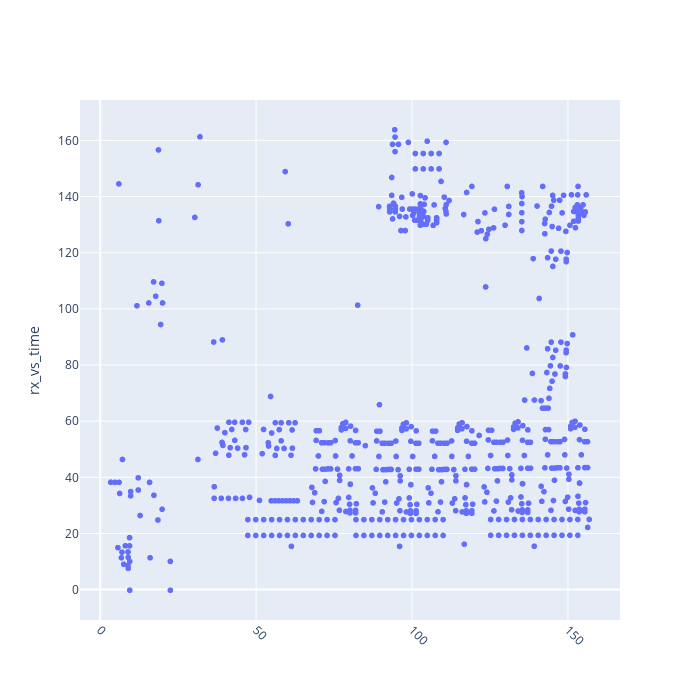

The code cell stored with this chart in its notebook:
### Code cell
draw_comps = go.Scattergl(x=df_top['Ref-X(mm)'], 
                        y=df_top['Ref-Y(mm)'],
                        mode='markers',
                        text=df_top.Designator
                        )
draw_comps_2 = go.Scattergl(x=df_top.iloc[1059:1060]['Ref-X(mm)'], 
                         y=df_top.iloc[1059:1060]['Ref-Y(mm)'],
                        mode='markers'
                        )
data = [draw_comps, draw_comps_2]

# Useful layout
layout = go.Layout(
    ## title='example of 7778, rug 502',
    legend=dict(orientation="v", x=0.2, y=1),
    yaxis=dict(
        title='rx_vs_time'
    ),
    xaxis=dict(
       # title='km SNCF',
       # dtick=1
       #  range=[90, 100.05]

       tickangle = 45,
    ),
    yaxis2=dict(
                title='railster state',
                titlefont=dict(
                    color='rgb(148, 103, 255)'
                ),
                tickfont=dict(
                    color='rgb(148, 103, 255)'
                ),
                overlaying='y',
                side='right'
    ),
    barmode='group',
   #yaxis_type="log"
)
fig = go.Figure(data=data, layout=layout)
fig.update_layout(height=700, width=700)
fig.show()

### Figure 1 — Plotly figure (JSON) as saved in the notebook; plotly's stock layout.template omitted (floating-point values rounded to 4 significant figures; data arrays with more than 128 entries replaced by an {"elided": "..."} marker saying what was removed)
{"data": [{"mode": "markers", "text": {"elided": "600 str values"}, "type": "scattergl", "x": {"elided": "600 float values"}, "y": {"elided": "600 float values"}}, {"mode": "markers", "type": "scattergl", "x": [], "y": []}], "layout": {"barmode": "group", "height": 700, "legend": {"orientation": "v", "x": 0.2, "y": 1}, "width": 700, "xaxis": {"tickangle": 45}, "yaxis": {"title": {"text": "rx_vs_time"}}, "yaxis2": {"overlaying": "y", "side": "right", "tickfont": {"color": "rgb(148, 103, 255)"}, "title": {"font": {"color": "rgb(148, 103, 255)"}, "text": "railster state"}}}}
